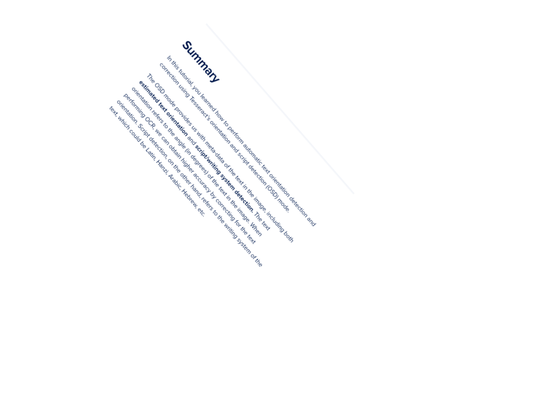
#> input picture pre_process_billboard/tt.png, 533 x 409 px, shrunk from 992 x 761 before the run
$ jupyter execute --allow-errors pre_process.ipynb
#> lines starting #> are read from the running program, lines starting #| are printed output that depends on the picture
# Import Libraries

[cell 1]
import pytesseract
from PIL import Image

import os

[cell 2]
pytesseract.pytesseract.tesseract_cmd = r'C://Program Files//Tesseract-OCR//tesseract.exe'

os.environ["TESSDATA_PREFIX"] =  "C://Program Files//Tesseract-OCR//tessdata"
custom_config = r'-c preserve_interword_spaces=5 --oem 3 --psm 0 '

# Test Image

[cell 3]
image_path = 'tt.png'
img = Image.open(image_path)
#> img is the input picture: PIL image 533x409 RGBA; mean R, G, B, A 252.9, 253.1, 253.5, 255

[cell 4]
print(img)
#| <PIL.PngImagePlugin.PngImageFile image mode=RGBA size=533x409 at 0x7FD95E3F7110>

# Detect Text Orientation

#> (a cell that did not finish here is left out)

#> (a cell that did not finish here is left out)

#> (a cell that did not finish here is left out)

#> (a cell that did not finish here is left out)

#> (a cell that did not finish here is left out)

#> (a cell that did not finish here is left out)

#> (a cell that did not finish here is left out)

[cell 12]
import cv2
import pytesseract
import urllib
import numpy as np
import re
import imutils #added
import matplotlib.pyplot as plt
image = cv2.imread('test.png')
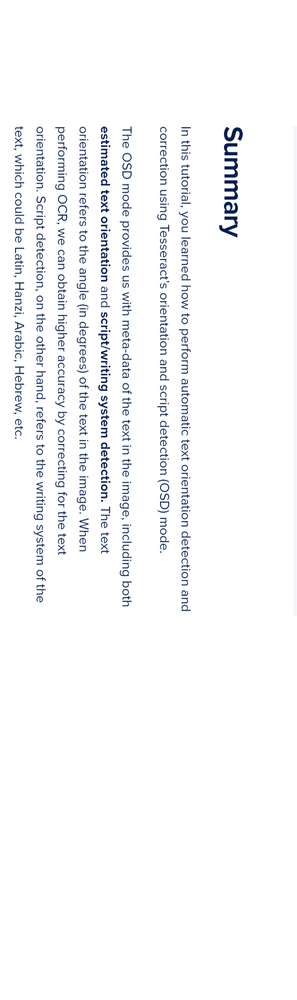
#> input picture pre_process_billboard/test.png, 297 x 1000 px, shrunk from 553 x 1862 before the run
#> image is the input picture: shape (1000, 297, 3); mean B, G, R 249.9, 248.4, 247.7
# image = cv2.imdecode(image, cv2.IMREAD_COLOR) # Initially decode as color
gray = cv2.cvtColor(image, cv2.COLOR_BGR2GRAY)
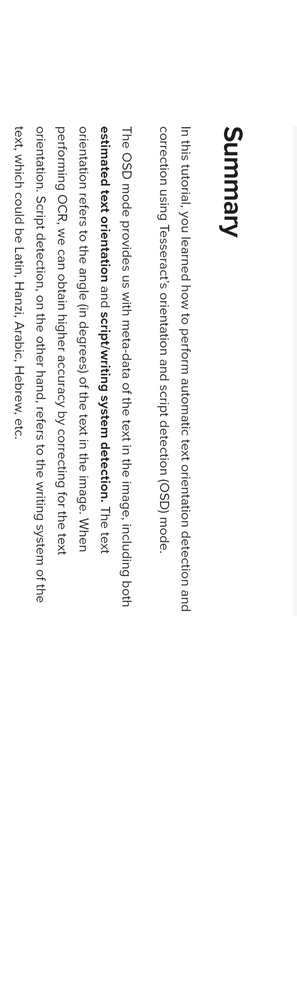
#> gray: shape (1000, 297); min 5, max 255, mean 248.4
gray = cv2.bitwise_not(gray)
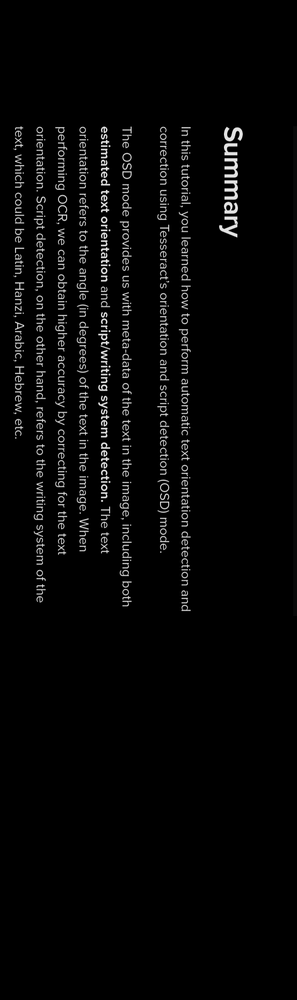
#> gray: shape (1000, 297); min 0, max 250, mean 6.6

#> (the rest of this cell did not finish here and is left out)
